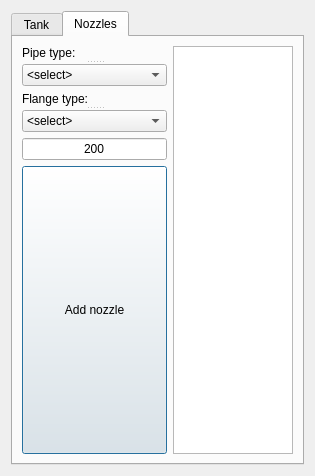
<?xml version="1.0" encoding="UTF-8"?>
<ui version="4.0">
 <class>DialogTank</class>
 <widget class="QDialog" name="Dialog">
  <property name="geometry">
   <rect>
    <x>0</x>
    <y>0</y>
    <width>315</width>
    <height>476</height>
   </rect>
  </property>
  <property name="sizePolicy">
   <sizepolicy hsizetype="Expanding" vsizetype="Expanding">
    <horstretch>0</horstretch>
    <verstretch>0</verstretch>
   </sizepolicy>
  </property>
  <property name="windowTitle">
   <string>Dialog</string>
  </property>
  <layout class="QGridLayout" name="gridLayout_2">
   <item row="0" column="0">
    <widget class="QTabWidget" name="tabWidget">
     <property name="currentIndex">
      <number>1</number>
     </property>
     <widget class="QWidget" name="tab_tank">
      <property name="accessibleName">
       <string/>
      </property>
      <attribute name="title">
       <string>Tank</string>
      </attribute>
      <layout class="QFormLayout" name="formLayout">
       <item row="0" column="0" colspan="2">
        <widget class="QSplitter" name="splitter_6">
         <property name="orientation">
          <enum>Qt::Vertical</enum>
         </property>
         <widget class="QSplitter" name="splitter_3">
          <property name="orientation">
           <enum>Qt::Horizontal</enum>
          </property>
          <widget class="QLabel" name="label">
           <property name="sizePolicy">
            <sizepolicy hsizetype="Maximum" vsizetype="Preferred">
             <horstretch>0</horstretch>
             <verstretch>0</verstretch>
            </sizepolicy>
           </property>
           <property name="minimumSize">
            <size>
             <width>50</width>
             <height>0</height>
            </size>
           </property>
           <property name="maximumSize">
            <size>
             <width>75</width>
             <height>16777215</height>
            </size>
           </property>
           <property name="text">
            <string>Length</string>
           </property>
          </widget>
          <widget class="QLineEdit" name="editX">
           <property name="sizePolicy">
            <sizepolicy hsizetype="Expanding" vsizetype="Preferred">
             <horstretch>0</horstretch>
             <verstretch>0</verstretch>
            </sizepolicy>
           </property>
           <property name="alignment">
            <set>Qt::AlignCenter</set>
           </property>
           <property name="placeholderText">
            <string>X</string>
           </property>
          </widget>
         </widget>
         <widget class="QSplitter" name="splitter_4">
          <property name="orientation">
           <enum>Qt::Horizontal</enum>
          </property>
          <widget class="QLabel" name="label_2">
           <property name="sizePolicy">
            <sizepolicy hsizetype="Maximum" vsizetype="Preferred">
             <horstretch>0</horstretch>
             <verstretch>0</verstretch>
            </sizepolicy>
           </property>
           <property name="minimumSize">
            <size>
             <width>50</width>
             <height>0</height>
            </size>
           </property>
           <property name="maximumSize">
            <size>
             <width>75</width>
             <height>16777215</height>
            </size>
           </property>
           <property name="text">
            <string>Width:</string>
           </property>
          </widget>
          <widget class="QLineEdit" name="editY">
           <property name="sizePolicy">
            <sizepolicy hsizetype="Expanding" vsizetype="Preferred">
             <horstretch>0</horstretch>
             <verstretch>0</verstretch>
            </sizepolicy>
           </property>
           <property name="alignment">
            <set>Qt::AlignCenter</set>
           </property>
           <property name="placeholderText">
            <string>Y</string>
           </property>
          </widget>
         </widget>
         <widget class="QSplitter" name="splitter_5">
          <property name="orientation">
           <enum>Qt::Horizontal</enum>
          </property>
          <widget class="QLabel" name="label_5">
           <property name="sizePolicy">
            <sizepolicy hsizetype="Maximum" vsizetype="Preferred">
             <horstretch>0</horstretch>
             <verstretch>0</verstretch>
            </sizepolicy>
           </property>
           <property name="minimumSize">
            <size>
             <width>50</width>
             <height>0</height>
            </size>
           </property>
           <property name="maximumSize">
            <size>
             <width>75</width>
             <height>16777215</height>
            </size>
           </property>
           <property name="text">
            <string>Height:</string>
           </property>
          </widget>
          <widget class="QLineEdit" name="editZ">
           <property name="sizePolicy">
            <sizepolicy hsizetype="Expanding" vsizetype="Preferred">
             <horstretch>0</horstretch>
             <verstretch>0</verstretch>
            </sizepolicy>
           </property>
           <property name="alignment">
            <set>Qt::AlignCenter</set>
           </property>
           <property name="placeholderText">
            <string>Z</string>
           </property>
          </widget>
         </widget>
        </widget>
       </item>
      </layout>
     </widget>
     <widget class="QWidget" name="tab_nozzle">
      <attribute name="title">
       <string>Nozzles</string>
      </attribute>
      <layout class="QGridLayout" name="gridLayout">
       <item row="0" column="0">
        <widget class="QSplitter" name="splitter">
         <property name="sizePolicy">
          <sizepolicy hsizetype="Expanding" vsizetype="Preferred">
           <horstretch>0</horstretch>
           <verstretch>0</verstretch>
          </sizepolicy>
         </property>
         <property name="orientation">
          <enum>Qt::Vertical</enum>
         </property>
         <widget class="QLabel" name="label_3">
          <property name="text">
           <string>Pipe type:</string>
          </property>
         </widget>
         <widget class="QComboBox" name="comboPipe">
          <property name="sizePolicy">
           <sizepolicy hsizetype="MinimumExpanding" vsizetype="Preferred">
            <horstretch>0</horstretch>
            <verstretch>0</verstretch>
           </sizepolicy>
          </property>
          <property name="currentIndex">
           <number>0</number>
          </property>
          <item>
           <property name="text">
            <string>&lt;select&gt;</string>
           </property>
          </item>
         </widget>
        </widget>
       </item>
       <item row="0" column="1" rowspan="4">
        <widget class="QListWidget" name="listSizes">
         <property name="sizePolicy">
          <sizepolicy hsizetype="Maximum" vsizetype="Expanding">
           <horstretch>0</horstretch>
           <verstretch>0</verstretch>
          </sizepolicy>
         </property>
         <property name="maximumSize">
          <size>
           <width>120</width>
           <height>16777215</height>
          </size>
         </property>
        </widget>
       </item>
       <item row="1" column="0">
        <widget class="QSplitter" name="splitter_2">
         <property name="sizePolicy">
          <sizepolicy hsizetype="Expanding" vsizetype="Preferred">
           <horstretch>0</horstretch>
           <verstretch>0</verstretch>
          </sizepolicy>
         </property>
         <property name="orientation">
          <enum>Qt::Vertical</enum>
         </property>
         <widget class="QLabel" name="label_4">
          <property name="text">
           <string>Flange type:</string>
          </property>
         </widget>
         <widget class="QComboBox" name="comboFlange">
          <property name="sizePolicy">
           <sizepolicy hsizetype="MinimumExpanding" vsizetype="Preferred">
            <horstretch>0</horstretch>
            <verstretch>0</verstretch>
           </sizepolicy>
          </property>
          <item>
           <property name="text">
            <string>&lt;select&gt;</string>
           </property>
          </item>
         </widget>
        </widget>
       </item>
       <item row="2" column="0">
        <widget class="QLineEdit" name="editLength">
         <property name="sizePolicy">
          <sizepolicy hsizetype="Expanding" vsizetype="Preferred">
           <horstretch>0</horstretch>
           <verstretch>0</verstretch>
          </sizepolicy>
         </property>
         <property name="text">
          <string>200</string>
         </property>
         <property name="alignment">
          <set>Qt::AlignCenter</set>
         </property>
        </widget>
       </item>
       <item row="3" column="0">
        <widget class="QPushButton" name="btn1">
         <property name="sizePolicy">
          <sizepolicy hsizetype="Expanding" vsizetype="Expanding">
           <horstretch>0</horstretch>
           <verstretch>0</verstretch>
          </sizepolicy>
         </property>
         <property name="text">
          <string>Add nozzle</string>
         </property>
        </widget>
       </item>
      </layout>
     </widget>
    </widget>
   </item>
  </layout>
 </widget>
 <tabstops>
  <tabstop>editX</tabstop>
  <tabstop>editY</tabstop>
  <tabstop>editZ</tabstop>
  <tabstop>editLength</tabstop>
  <tabstop>comboPipe</tabstop>
  <tabstop>comboFlange</tabstop>
  <tabstop>btn1</tabstop>
  <tabstop>listSizes</tabstop>
  <tabstop>tabWidget</tabstop>
 </tabstops>
 <resources/>
 <connections/>
</ui>
